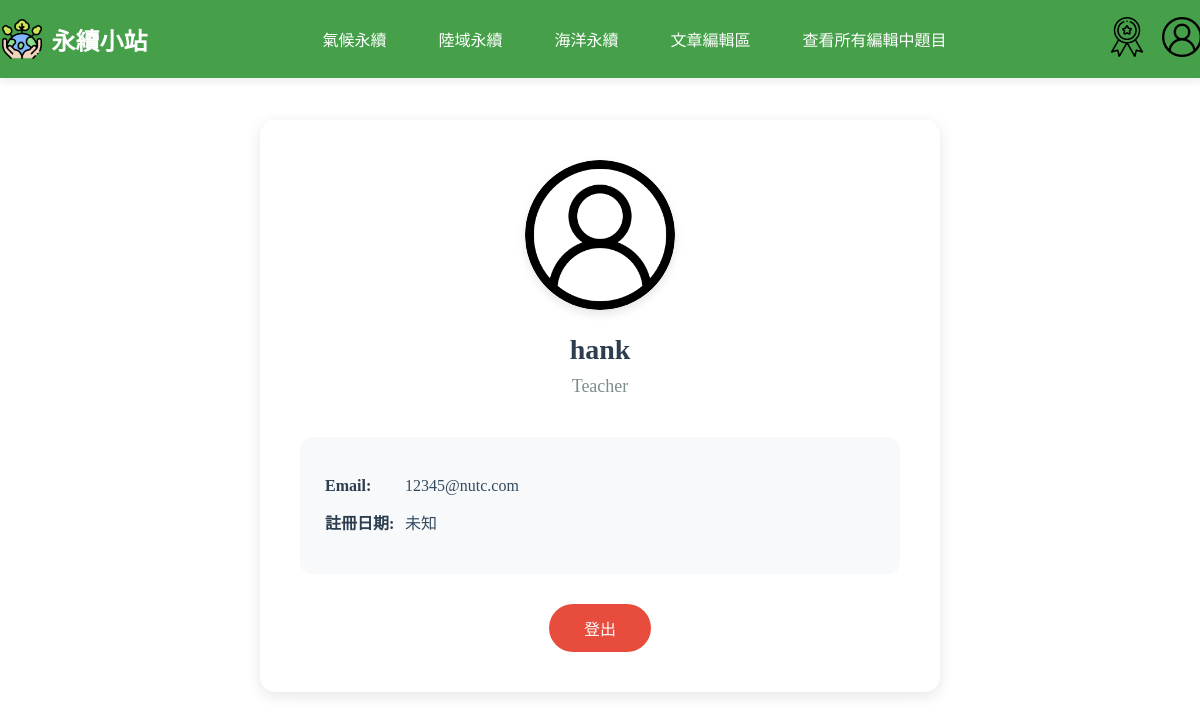
The page /php/user.php (signed in) on the database its author committed.
### tables this page shows
CREATE TABLE `user` (
  `UserID` int(11) NOT NULL COMMENT '使用者編號 (PK)',
  `Username` varchar(50) DEFAULT NULL COMMENT '使用者名稱',
  `Email` varchar(100) NOT NULL COMMENT '電子郵件',
  `Password` varchar(255) NOT NULL COMMENT '密碼 (加密儲存)',
  `JoinDate` datetime DEFAULT current_timestamp() COMMENT '註冊時間',
  `Status` enum('Student','Teacher') NOT NULL DEFAULT 'Student' COMMENT '使用者身份',
  `reset_token` varchar(255) DEFAULT NULL,
  `token_expire` datetime DEFAULT NULL
);

### php/user.php (the view, shortened to what this page needs)
<?php
$servername = "localhost";
$db_username = "root";
$db_password = "";
$dbname = "sustain";
$conn = new mysqli($servername, $db_username, $db_password, $dbname);
$conn->set_charset("utf8mb4");
$username = $_SESSION['username'];
$sql = "SELECT * FROM user WHERE Username='$username'";
$result = $conn->query($sql);
if ($result->num_rows > 0) {
    $user = $result->fetch_assoc();
}
?>
<!DOCTYPE html>
<html lang="en">
<head>
    <link rel="stylesheet" href="../css/user.css">
</head>
<body>
    <header>
        <?php
        include "nav.php";
        ?>
    </header>
    <div class="user-profile-container">
        <div class="user-profile-card">
            <div class="user-profile-header">
                <img src="../img/user.png" alt="用戶頭像" class="user-avatar">
                <h2 class="user-name"><?php echo htmlspecialchars($user['Username']); ?></h2>
                <p class="user-status"><?php echo htmlspecialchars($user['Status']); ?></p>
            </div>
            <div class="user-info-section">
                <p class="user-info-item">
                    <strong class="user-info-label">Email:</strong>
                    <?php echo htmlspecialchars($user['Email'] ?? '未設置'); ?>
                </p>
                <p class="user-info-item">
                    <strong class="user-info-label">註冊日期:</strong>
                    <?php echo htmlspecialchars($user['RegistrationDate'] ?? '未知'); ?>
                </p>
            </div>
            <form action="logout.php" method="post" style="text-align: center; margin-top: 30px;">
                <button type="submit" class="logout-button">登出</button>
            </form>
        </div>
    </div>
</body>
</html>

### css/user.css (style rules this page uses)
body, html { margin: 0; padding: 0; height: 100%; }
.user-profile-container { width: 1200px; margin: 100px auto 0; padding: 20px; box-sizing: border-box; }
.user-profile-card { background: white; border-radius: 15px; box-shadow: 0 4px 15px rgba(0, 0, 0, 0.1); padding: 40px; width: 100%; max-width: 600px; margin: 0 auto; }
.user-profile-header { text-align: center; margin-bottom: 40px; }
.user-avatar { width: 150px; height: 150px; border-radius: 50%; margin-bottom: 20px; box-shadow: 0 4px 10px rgba(0, 0, 0, 0.1); }
.user-name { margin: 0; color: #2c3e50; font-size: 28px; font-weight: 600; }
.user-status { color: #7f8c8d; font-size: 18px; margin: 10px 0 0; }
.user-info-section { background-color: #f8f9fa; border-radius: 12px; padding: 25px; margin: 30px 0; }
.user-info-item { margin: 15px 0; color: #34495e; font-size: 16px; display: flex; align-items: center; }
.user-info-label { min-width: 80px; color: #2c3e50; }
.logout-button { background-color: #e74c3c; color: white; border: none; padding: 12px 35px; border-radius: 25px; font-size: 16px; cursor: pointer; transition: all 0.3s ease; }

### rows shown on the page
user: Username "hank", Status "Teacher", Email "12345@nutc.com"

### other values the page prints
$user['RegistrationDate'] "未知"
